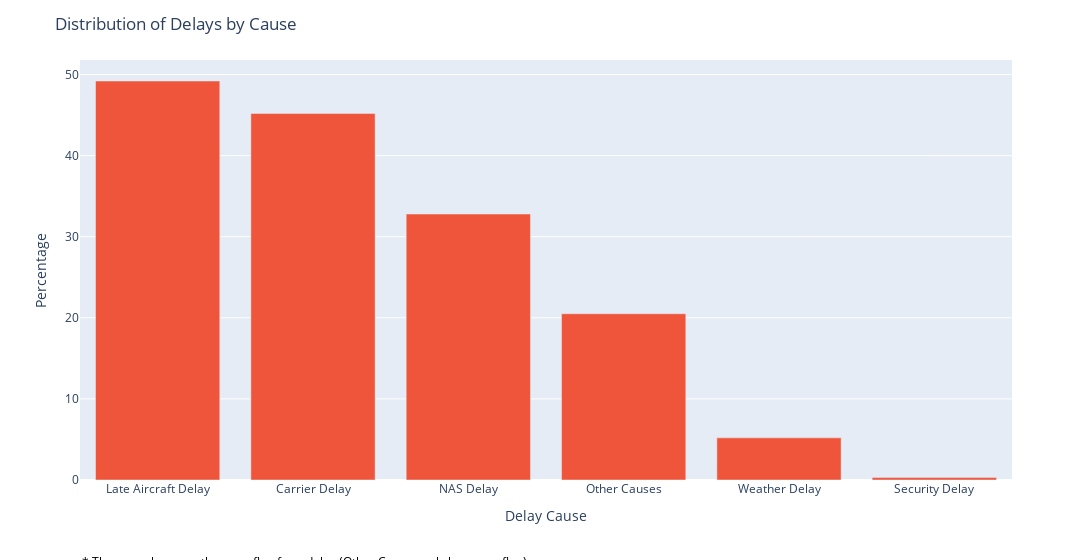

Notebook code cell kept with this figure:
### Code cell
# How are those delays distributed through causes?
# There can be more than one flag for a delay

delay_causes_dict = {'Delay_Cause': ['Carrier Delay', 'Weather Delay', 'NAS Delay', 'Late Aircraft Delay', 'Security Delay', 'Other Causes'], \
                    'pct_of_delays': [round(df[df['DEP_DEL15']>0].CARRIER_DELAY.value_counts(normalize=True)[1], 3), \
                    round(df[df['DEP_DEL15']>0].WEATHER_DELAY.value_counts(normalize=True)[1], 3), \
                    round(df[df['DEP_DEL15']>0].NAS_DELAY.value_counts(normalize=True)[1], 3), \
                    round(df[df['DEP_DEL15']>0].LATE_AIRCRAFT_DELAY.value_counts(normalize=True)[1], 3), \
                    round(df[df['DEP_DEL15']>0].SECURITY_DELAY.value_counts(normalize=True)[1], 3), \
                    round(df[df['DEP_DEL15']>0].OTHER_CAUSES.value_counts(normalize=True)[1], 3)]}

delay_causes_df = pd.DataFrame(delay_causes_dict, index=list(range(0,6)))

delay_causes_df.pct_of_delays = delay_causes_df.pct_of_delays*100

# Plot 

fig = px.bar(delay_causes_df, x='Delay_Cause', y='pct_of_delays', width=1100)

fig.update_layout(xaxis={'categoryorder':'total descending', 'title': 'Delay Cause'}, yaxis={'title': 'Percentage'},\
    title_text='Distribution of Delays by Cause')#, title_x=0.5)

fig.update_traces(marker_color='#EF553B')

fig.add_annotation(dict(font=dict(color='black',size=12),
                                        x=0,
                                        y=-0.22,
                                        showarrow=False,
                                        text="* There can be more than one flag for a delay (Other Causes only have one flag)",
                                        textangle=0,
                                        xanchor='left',
                                        xref="paper",
                                        yref="paper"))
fig.show()

# fig.update_layout({
# 'plot_bgcolor': 'rgba(0, 0, 0, 0)',
# 'paper_bgcolor': 'rgba(0, 0, 0, 0)',
# })

### Figure 1 — Plotly figure (JSON) as saved in the notebook; plotly's stock layout.template omitted (floating-point values rounded to 4 significant figures)
{"data": [{"alignmentgroup": "True", "hovertemplate": "Delay_Cause=%{x}<br>pct_of_delays=%{y}<extra></extra>", "legendgroup": "", "marker": {"color": "#EF553B", "pattern": {"shape": ""}}, "name": "", "offsetgroup": "", "orientation": "v", "showlegend": false, "textposition": "auto", "type": "bar", "x": ["Carrier Delay", "Weather Delay", "NAS Delay", "Late Aircraft Delay", "Security Delay", "Other Causes"], "xaxis": "x", "y": [45.2, 5.2, 32.8, 49.2, 0.3, 20.5], "yaxis": "y"}], "layout": {"annotations": [{"font": {"color": "black", "size": 12}, "showarrow": false, "text": "* There can be more than one flag for a delay (Other Causes only have one flag)", "textangle": 0, "x": 0, "xanchor": "left", "xref": "paper", "y": -0.22, "yref": "paper"}], "barmode": "relative", "legend": {"tracegroupgap": 0}, "margin": {"t": 60}, "title": {"text": "Distribution of Delays by Cause"}, "width": 1100, "xaxis": {"anchor": "y", "categoryorder": "total descending", "domain": [0, 1], "title": {"text": "Delay Cause"}}, "yaxis": {"anchor": "x", "domain": [0, 1], "title": {"text": "Percentage"}}}}
